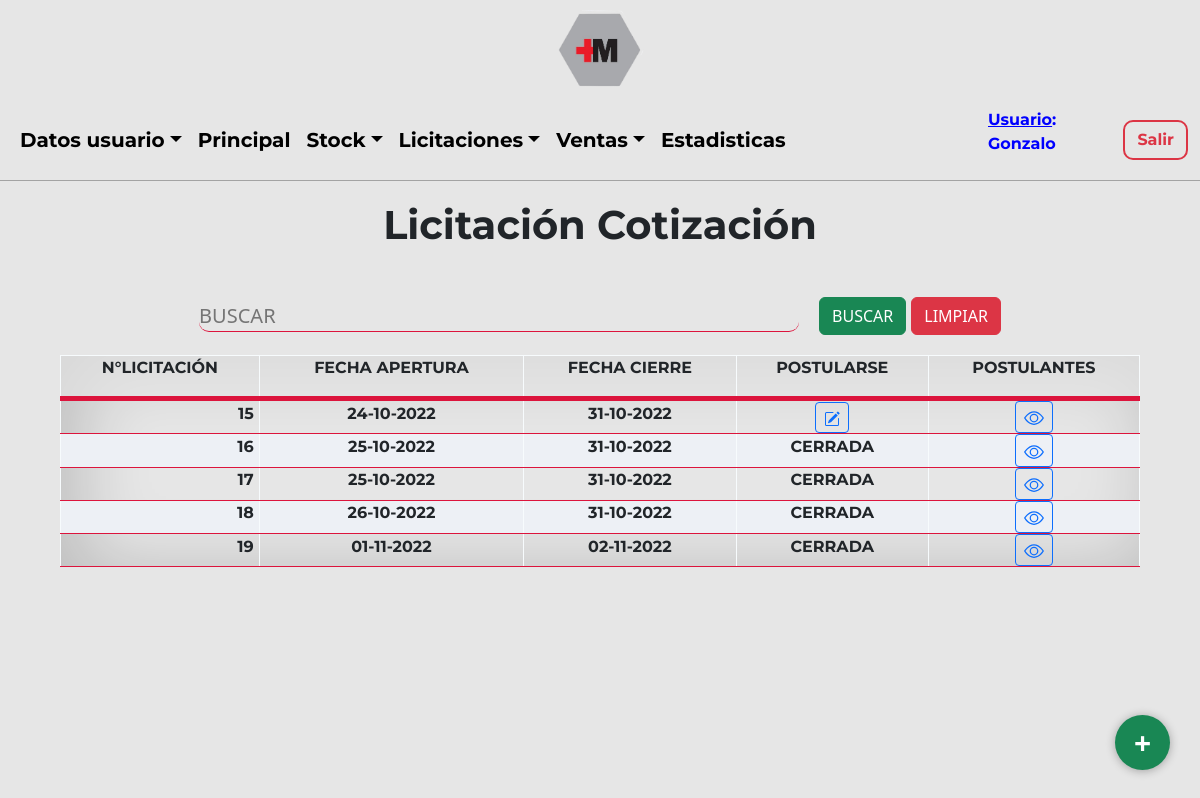
The app's page /Sistema/Licitaciones/licCotizaciones.php?ok (signed in), older data.
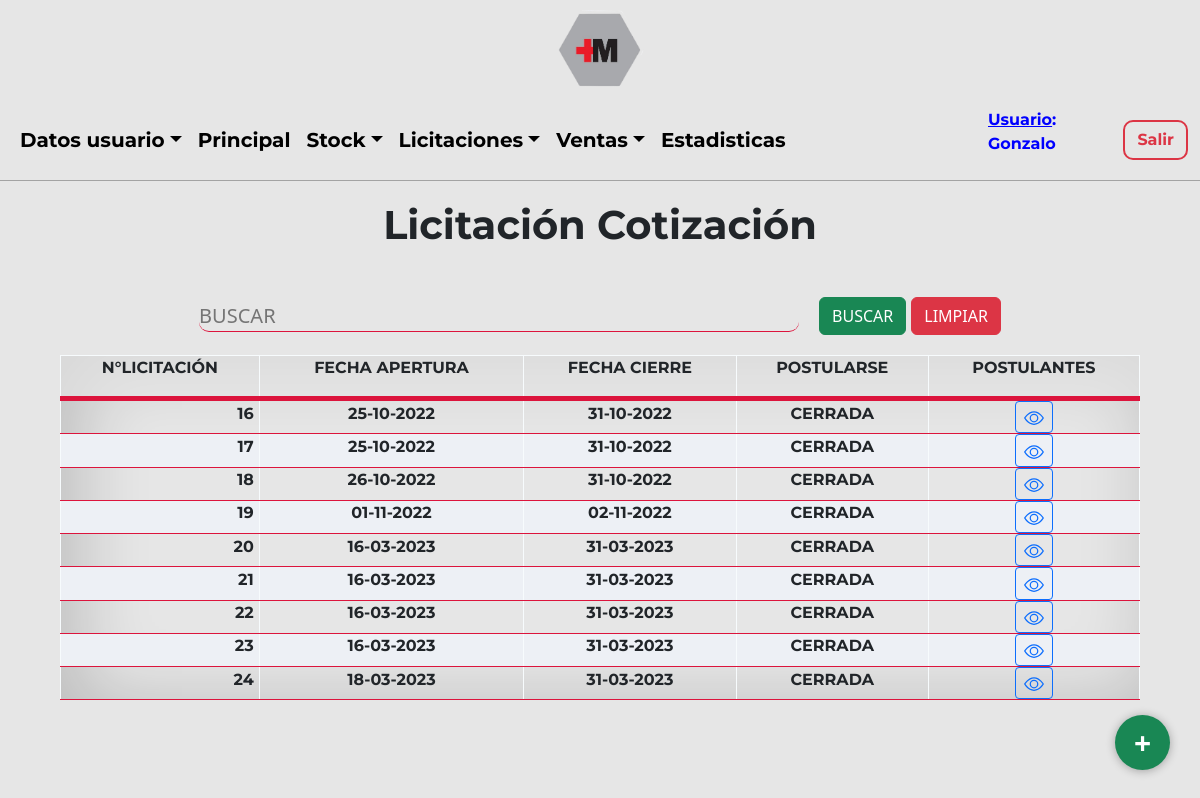
The same page, newer data.
### tables this page shows
CREATE TABLE `usuario` (
  `idUsuario` int(3) NOT NULL,
  `usuario` text NOT NULL,
  `contraseña` varchar(60) NOT NULL,
  `idRol` int(2) NOT NULL,
  `idTipoUsuario` int(10) NOT NULL,
  `nombre` varchar(100) NOT NULL,
  `correo` varchar(100) NOT NULL,
  `direccion` varchar(100) NOT NULL,
  `idEstadoUsuario` int(2) NOT NULL
);

CREATE TABLE `licitacion` (
  `idLicitacion` int(3) NOT NULL,
  `idEstadoLicitacion` int(3) NOT NULL
);

### Sistema/Licitaciones/licCotizaciones.php (the view, shortened to what the rows shown need)
<?php
include('../../Utils/conexion.php');
$iduser = $_SESSION['usuario'];
$sql = "SELECT idUsuario, usuario, idRol FROM usuario WHERE usuario='$iduser'";
$resultado = $datos_base->query($sql);
$row = $resultado->fetch_assoc();
$nom = $row['usuario'];
$idUsu = $row['idUsuario'];
?>
<!DOCTYPE html>
<html lang="en">
<head>
    <link href="https://cdn.jsdelivr.net/npm/bootstrap@5.2.0-beta1/dist/css/bootstrap.min.css" rel="stylesheet">
    <link rel="stylesheet" type="text/css" href="../../Css/estilos.css"/>
</head>
<body>
    <?php include('../Layouts/licitacionesHeader.php'); ?>
    <main>
        <section class="ini">
            <div class="ini-tit">
                <h1>Licitación Cotización</h1>
            </div>
             <?php
                    echo "<table>
                            <thead>
                                <tr>
                                    <th><p>N°LICITACIÓN</p></th>
                                    <th><p>FECHA APERTURA</p></th>
                                    <th><p>FECHA CIERRE</p></th>
                                    <th><p>POSTULARSE</p></th>
                                    ";
                                    if($idUsu == 1){
                                        echo "
                                        <th><p>POSTULANTES</p></th>
                                        ";
                                    }
                                    echo "
                                </tr>
                            </thead>
                        ";
                        if(isset($_POST['btn2']))
                                {
                                    $doc = $_POST['buscar'];
                                    $consulta=mysqli_query($datos_base, "SELECT l.idLicitacion, m.fecha, m.fechaVen
                                    FROM licitacion l
                                    LEFT JOIN movimientolicitacion AS m ON m.idLicitacion = l.idLicitacion
                                    WHERE m.idEstadoLicitacion = 1  AND (OR l.idLicitacion LIKE '%$doc%' m.fecha LIKE '%$doc%' OR m.fechaVen LIKE '%$doc%')
                                    GROUP BY l.idLicitacion");
                                    while($listar = mysqli_fetch_array($consulta))
                                    {
                                        $fec = date("d-m-Y", strtotime($listar['fecha']));
                                        $fecven = date("d-m-Y", strtotime($listar['fechaVen']));
                                        echo
                                        "
                                            <tr>
                                            <td><h4 style='font-size:16px;text-align: right; margin-right: 5px; '>".$listar['idLicitacion']."</h4 ></td>
                                            <td><h4 style='font-size:16px;'>".$fec."</h4 ></td>
                                            <td><h4 style='font-size:16px;'>".$fecven."</h4 ></td>
                                            <td class='text-center text-nowrap'><a class='btn btn-sm btn-outline-primary' href=./postulacionLicCotizacion.php?no=".$listar['idLicitacion']." class=mod><svg xmlns='http://www.w3.org/2000/svg' width='16' height='16' fill='currentColor' class='bi bi-pencil-square' viewBox='0 0 16 16'>
                                                <path d='M15.502 1.94a.5.5 0 0 1 0 .706L14.459 3.69l-2-2L13.502.646a.5.5 0 0 1 .707 0l1.293 1.293zm-1.75 2.456-2-2L4.939 9.21a.5.5 0 0 0-.121.196l-.805 2.414a.25.25 0 0 0 .316.316l2.414-.805a.5.5 0 0 0 .196-.12l6.813-6.814z'/>
                                                <path fill-rule='evenodd' d='M1 13.5A1.5 1.5 0 0 0 2.5 15h11a1.5 1.5 0 0 0 1.5-1.5v-6a.5.5 0 0 0-1 0v6a.5.5 0 0 1-.5.5h-11a.5.5 0 0 1-.5-.5v-11a.5.5 0 0 1 .5-.5H9a.5.5 0 0 0 0-1H2.5A1.5 1.5 0 0 0 1 2.5v11z'/>
                                            </svg></a></td>
                                            ";
                                            if($idUsu == 1){
                                                echo
                                                "
                                                <td class='text-center text-nowrap'><a class='btn btn-sm btn-outline-primary' href=./postulantesLicCotizacion.php?no=".$listar['idLicitacion']." target=new class=mod><svg xmlns='http://www.w3.org/2000/svg' width='20' height='20' fill='currentcolor' margin='5' class='bi bi-eye' viewBox='0 0 16 16'>
                                                <path d='M16 8s-3-5.5-8-5.5S0 8 0 8s3 5.5 8 5.5S16 8 16 8zM1.173 8a13.133 13.133 0 0 1 1.66-2.043C4.12 4.668 5.88 3.5 8 3.5c2.12 0 3.879 1.168 5.168 2.457A13.133 13.133 0 0 1 14.828 8c-.058.087-.122.183-.195.288-.335.48-.83 1.12-1.465 1.755C11.879 11.332 10.119 12.5 8 12.5c-2.12 0-3.879-1.168-5.168-2.457A13.134 13.134 0 0 1 1.172 8z'/>
                                                <path d='M8 5.5a2.5 2.5 0 1 0 0 5 2.5 2.5 0 0 0 0-5zM4.5 8a3.5 3.5 0 1 1 7 0 3.5 3.5 0 0 1-7 0z'/>
                                              </svg></a></td>
                                                ";
                                            }
                                            echo "
                                            </tr>
                                        ";
                                    }
                                }
                                else{
                                $consulta=mysqli_query($datos_base, "SELECT l.idLicitacion, m.fecha, m.fechaVen
                                FROM licitacion l
                                LEFT JOIN movimientolicitacion AS m ON m.idLicitacion = l.idLicitacion
                                WHERE m.idEstadoLicitacion = 1
                                GROUP BY l.idLicitacion");
                                    while($listar = mysqli_fetch_array($consulta))
                                    {
                                        $lici = $listar['idLicitacion'];
                                        $fec = date("d-m-Y", strtotime($listar['fecha']));
                                        $fecven = date("d-m-Y", strtotime($listar['fechaVen']));
                                        echo
                                        "
                                            <tr>
                                            <td><h4 style='font-size:16px;text-align: right; margin-right: 5px; '>".$listar['idLicitacion']."</h4 ></td>
                                            <td><h4 style='font-size:16px;'>".$fec."</h4 ></td>
                                            <td><h4 style='font-size:16px;'>".$fecven."</h4 ></td>";
                                            $sql6 = "SELECT idUsuario FROM datoslicitacion WHERE idLicitacion = $lici";
                                            $result6 = $datos_base->query($sql6);
                                            $row6 = $result6->fetch_assoc();
                                            $vacio = $row6['idUsuario'];
                                            if($vacio == 0){
                                                echo "
                                            <td class='text-center text-nowrap'><a class='btn btn-sm btn-outline-primary' href=./postulacionLicCotizacion.php?no=".$listar['idLicitacion']." class=mod><svg xmlns='http://www.w3.org/2000/svg' width='16' height='16' fill='currentColor' class='bi bi-pencil-square' viewBox='0 0 16 16'>
                                                <path d='M15.502 1.94a.5.5 0 0 1 0 .706L14.459 3.69l-2-2L13.502.646a.5.5 0 0 1 .707 0l1.293 1.293zm-1.75 2.456-2-2L4.939 9.21a.5.5 0 0 0-.121.196l-.805 2.414a.25.25 0 0 0 .316.316l2.414-.805a.5.5 0 0 0 .196-.12l6.813-6.814z'/>
                                                <path fill-rule='evenodd' d='M1 13.5A1.5 1.5 0 0 0 2.5 15h11a1.5 1.5 0 0 0 1.5-1.5v-6a.5.5 0 0 0-1 0v6a.5.5 0 0 1-.5.5h-11a.5.5 0 0 1-.5-.5v-11a.5.5 0 0 1 .5-.5H9a.5.5 0 0 0 0-1H2.5A1.5 1.5 0 0 0 1 2.5v11z'/>
                                            </svg></a></td>
                                            ";}else{
                                                echo "<td><h4 style='font-size:16px;'>CERRADA</h4 ></td>";
                                            }
                                            if($idUsu == 1){
                                                echo
                                                "
                                                <td class='text-center text-nowrap'><a class='btn btn-sm btn-outline-primary' href=./postulantesLicCotizacion.php?no=".$listar['idLicitacion']." target=new class=mod><svg xmlns='http://www.w3.org/2000/svg' width='20' height='20' fill='currentcolor' margin='5' class='bi bi-eye' viewBox='0 0 16 16'>
                                                <path d='M16 8s-3-5.5-8-5.5S0 8 0 8s3 5.5 8 5.5S16 8 16 8zM1.173 8a13.133 13.133 0 0 1 1.66-2.043C4.12 4.668 5.88 3.5 8 3.5c2.12 0 3.879 1.168 5.168 2.457A13.133 13.133 0 0 1 14.828 8c-.058.087-.122.183-.195.288-.335.48-.83 1.12-1.465 1.755C11.879 11.332 10.119 12.5 8 12.5c-2.12 0-3.879-1.168-5.168-2.457A13.134 13.134 0 0 1 1.172 8z'/>
                                                <path d='M8 5.5a2.5 2.5 0 1 0 0 5 2.5 2.5 0 0 0 0-5zM4.5 8a3.5 3.5 0 1 1 7 0 3.5 3.5 0 0 1-7 0z'/>
                                              </svg></a></td>
                                                ";
                                            }
                                            echo "
                                            </tr>
                                        ";
                                    }
                                }
                                echo "</table>";
                                    ?>
        </section>
    </main>
</body>
</html>

### Sistema/Layouts/licitacionesHeader.php (shortened to what the rows shown need)
<header class="hea-pri">
    <nav class="navbar navbar-expand-lg navbar-light">
        <div class="container-fluid navpri">
            <div class="not-exit">
                <div class="not-exit-name">
                    <p style='color: blue; font-weight: bold;'><u>Usuario</u>: <?php echo $nom;?></p>
                </div>
            </div>
        </div>
    </nav>
</header>

Row changes from the older to the newer data that the page shows:
removed licitacion: idLicitacion "15", fec "24-10-2022", fecven "31-10-2022"
added licitacion: idLicitacion "20", fec "16-03-2023", fecven "31-03-2023", shows "CERRADA"
added licitacion: idLicitacion "21", fec "16-03-2023", fecven "31-03-2023", shows "CERRADA"
added licitacion: idLicitacion "22", fec "16-03-2023", fecven "31-03-2023", shows "CERRADA"
added licitacion: idLicitacion "23", fec "16-03-2023", fecven "31-03-2023", shows "CERRADA"
added licitacion: idLicitacion "24", fec "18-03-2023", fecven "31-03-2023", shows "CERRADA"
